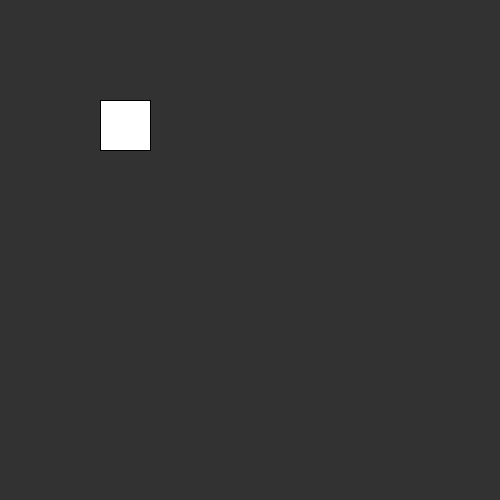
Frame 1 (no input)
Frame 60 (the mouse pressed at the canvas centre just before this capture): identical to frame 1, image omitted
Frame 120 (the mouse held since frame 60 and released just before this capture): identical to frame 1, image omitted

The Processing sketch that drew this single still picture (run headless with seeded random() and noise(); from frame 60 on, the mouse is pressed at the canvas centre):

// Processing sketch: Pong_04_Move_Keyboard
// ── Pong_04_Move_Keyboard.pde
/*
HKB Massive Interfaces Basics
 Created by Michael Flueckiger
 
 */



int posX=100;
int posY=100;

int moveAmmount=10;

// Funktionen: Wiederverwendbare Programmblöcke
void setup() { 
  size(500, 500);
}


// Funktionen: Drawloop. wird x-mal pro Sekunde wiederholt. 

void draw() {
  background(50);
  rect(posX, posY, 50, 50);
}

void mouseMoved() {

}


void keyPressed() {
  println("You pressed key "+key);

  if (keyCode==UP) {
    //move up;
    posY-=moveAmmount;
  }
  if (keyCode==DOWN) {
    //move down;
    posY+=moveAmmount;
  }
  if (keyCode==LEFT) {
    //move left;
    posX-=moveAmmount;
  }
  if (keyCode==RIGHT) {
    //move right;
    posX+=moveAmmount;
  }
  
  
    if (key=='w') {
    //move up;
 
  }
  
}
